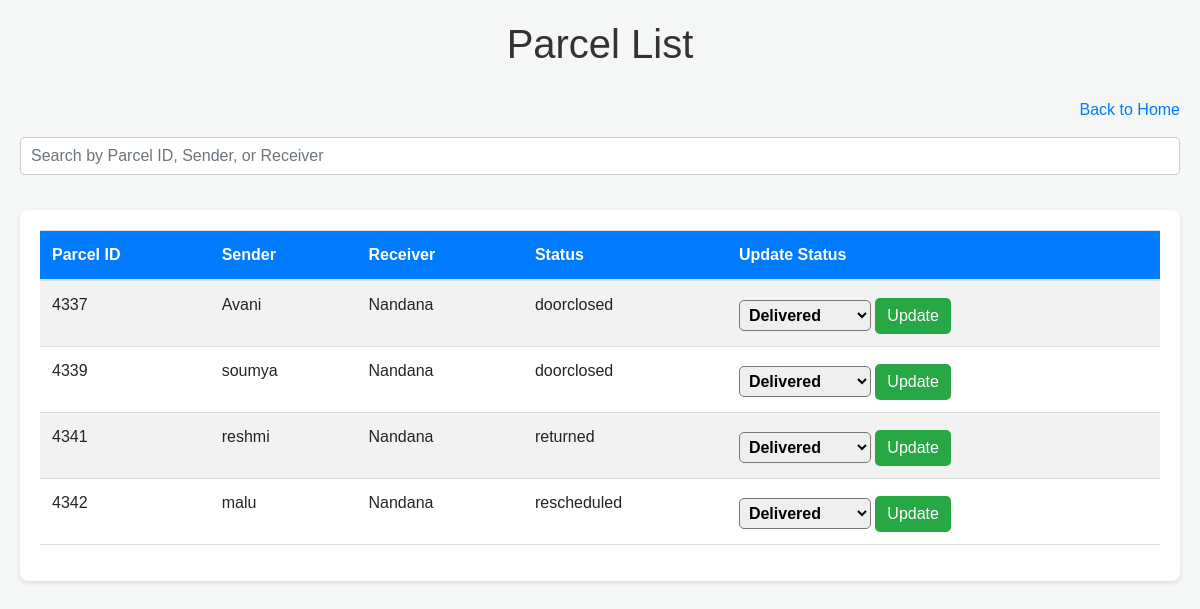
The page /postmanparcel2/ (signed in) on the database its author committed.
### POST/models.py (models this page shows)
class postmodel(models.Model):
    post_id=models.IntegerField()
    parcel_id = models.IntegerField(unique=True)
    postoffice_choices=(
        ('mainpostoffice','Main_postoffice'),
        ('subpostoffice','Sub_postoffice')
    )
    postoffice=models.CharField(max_length=20,choices=postoffice_choices)
    sendername=models.CharField(max_length=100)
    sender_address=models.CharField(max_length=100)
    sender_contact = models.IntegerField(null=True, blank=True)
    receivername=models.CharField(max_length=100)
    receiver_address=models.CharField(max_length=100)
    receiver_email=models.EmailField(blank=True,null=True)
    receiver_postoffice=models.CharField(max_length=100)
    receiver_contact=models.IntegerField()
    posted_date=models.DateField()
    remarks=models.CharField(max_length=200)
    status_choices=(
        ('itempacked','item_packed'),
        ('itemdispatched','item_dispatched'),
        ('itemoutfordelivery','item_outfordelivery'),
        ('itemdelivered','item_delivered'),
        ('doorclosed', 'door_closed'),
        ('returned' , 'returned'),
        ('rescheduled','rescheduled')
    )
    status=models.CharField(max_length=100,choices=status_choices)
    weight=models.IntegerField()
    kms=models.IntegerField()
    price=models.IntegerField()
    screenshot=models.ImageField(upload_to='images/',blank=True,null=True)
    postman_name=models.CharField(max_length=100)
    reschedule_status=models.BooleanField(default=False,blank=True,null=True)

### POST/views.py (the view)
# urls.py: path('postmanparcel2/',views.postmanparcel2,name='postmanparcel2'),
def postmanparcel2(request):
    semail = request.session['email']
    postman = models.postman.objects.get(email=semail)
    parcels_assigned_to_postman = postmodel.objects.filter(postman_name=postman.name, postoffice="subpostoffice")
    return render(request, 'postmanparcel2.html', {'parcel': parcels_assigned_to_postman})

### POST/templates/postmanparcel2.html (shortened to what this page needs)
<!DOCTYPE html>
<html lang="en">
<head>
    <link rel="stylesheet" href="https://stackpath.bootstrapcdn.com/bootstrap/4.5.2/css/bootstrap.min.css">
</head>
<body>
    <h1>Parcel List</h1>
    <div class="text-right">
        <a href="{% url 'posthome' %}" class="link">Back to Home</a>
    </div>
    <div class="search-container">
        <input type="text" id="searchInput" class="form-control" placeholder="Search by Parcel ID, Sender, or Receiver" onkeyup="searchTable()">
    </div>
    {% if parcel %}
    <div class="table-container">
        <table class="table table-striped" id="parcelTable">
            <thead>
                <tr>
                    <th>Parcel ID</th>
                    <th>Sender</th>
                    <th>Receiver</th>
                    <th>Status</th>
                    <th>Update Status</th>
                </tr>
            </thead>
            <tbody>
                {% for p in parcel %}
                    {% if p.status != 'itemdelivered' %}
                        <tr>
                            <td>{{ p.parcel_id }}</td>
                            <td>{{ p.sendername }}</td>
                            <td>{{ p.receivername }}</td>
                            <td>{{ p.status }}</td>
                            <td>
                                <form method="POST" action="{% url 'update_status1' p.id %}">
                                    <select name="status">
                                        <option value="itemdelivered" {% if p.status == 'Delivered' %}selected{% endif %}>Delivered</option>
                                    </select>
                                    <button type="submit">Update</button>
                                </form>
                            </td>
                        </tr>
                    {% endif %}
                {% empty %}
                <tr>
                    <td colspan="5" class="no-records">No parcel records found.</td>
                </tr>
                {% endfor %}
            </tbody>
        </table>
    </div>
    {% endif %}
</body>
</html>

### POST/templates/postmanparcel2.html (style rules this page uses)
body { font-family: Arial, sans-serif; background-color: #f4f7f6; margin: 20px; }
h1 { text-align: center; margin-bottom: 30px; color: #333; }
.table-container { margin-top: 20px; background-color: #fff; padding: 20px; border-radius: 8px; box-shadow: 0 2px 5px rgba(0, 0, 0, 0.1); }
.table { width: 100%; border-collapse: collapse; }
th, td { padding: 12px; text-align: left; border-bottom: 1px solid #ddd; }
th { background-color: #007bff; color: white; }
.form-control { margin: 15px 0; padding: 10px; border-radius: 5px; border: 1px solid #ccc; }
.search-container { display: flex; justify-content: flex-end; margin-bottom: 15px; }
select { padding: 5px; border-radius: 5px; font-weight: bold; }
button { padding: 6px 12px; margin-top: 5px; border-radius: 5px; background-color: #28a745; color: white; border: none; cursor: pointer; }

### rows shown on the page
postmodel: parcel_id "4337", sendername "Avani", receivername "Nandana", status "doorclosed"
postmodel: parcel_id "4339", sendername "soumya", receivername "Nandana", status "doorclosed"
postmodel: parcel_id "4341", sendername "reshmi", receivername "Nandana", status "returned"
postmodel: parcel_id "4342", sendername "malu", receivername "Nandana", status "rescheduled"
